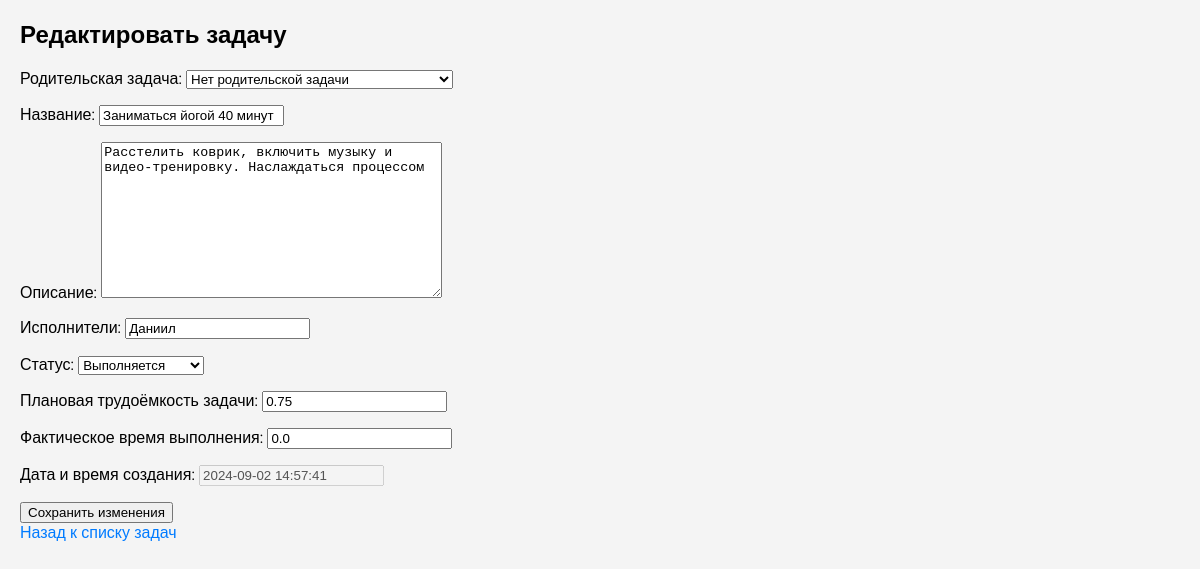
The app's page /tasks/17/edit/, older data.
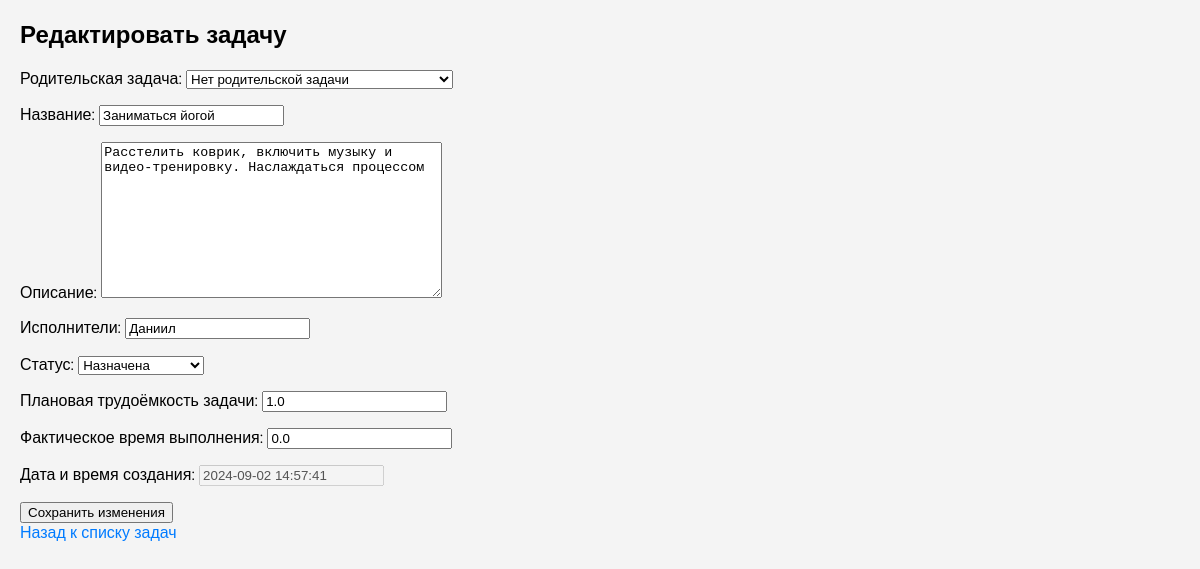
The same page, newer data.
### tasks/models.py (models this page shows, shortened)
class Task(models.Model):
    STATUS_CHOICES = [
        ("assigned", "Назначена"),
        ("in_progress", "Выполняется"),
        ("paused", "Приостановлена"),
        ("completed", "Завершена"),
    ]
    name: str = models.CharField(max_length=255)  # Название
    description: str = models.TextField(blank=True)  # Описание
    performers: str = models.CharField(max_length=255, blank=True)  # Список исполнителей в виде строки
    created_at: timezone.datetime = models.DateTimeField(default=timezone.now)  # Дата и время создания
    status: str = models.CharField(max_length=50, choices=STATUS_CHOICES, default="assigned")  # Статус
    planned_effort: float = models.FloatField(default=0.0)  # Плановое время выполнения
    actual_effort: float = models.FloatField(default=0.0)  # Фактическое время
    completed_at: Optional[timezone.datetime] = models.DateTimeField(null=True, blank=True)  # Дата завершения (опционально)
    parent: Optional["Task"] = models.ForeignKey(
        "self", related_name="subtasks", on_delete=models.CASCADE, null=True, blank=True
    )  # Ссылка на родительскую задачу, если это подзадача
    @property
    def total_actual_effort(self) -> float:
        return self.calculate_efforts()['total_actual_effort']

### tasks/views.py (the view)
# urls.py: path('<int:pk>/edit/', TaskUpdateView.as_view(), name='edit_task'),
class TaskUpdateView(UpdateView):
    model = Task
    form_class = TaskForm
    template_name = 'tasks/edit_task.html'
    success_url = reverse_lazy('task_list')

### tasks/forms.py
class TaskForm(forms.ModelForm):
    class Meta:
        model = Task
        fields = ['parent', 'name', 'description', 'performers', 'status', 'planned_effort', 'actual_effort', 'created_at']
        labels = {
            'parent': 'Родительская задача',
            'name': 'Название',
            'description': 'Описание',
            'performers': 'Исполнители',
            'status': 'Статус',
            'planned_effort': 'Плановая трудоёмкость задачи',
            'actual_effort': 'Фактическое время выполнения',
            'created_at': 'Дата и время создания',
        }
    def __init__(self, *args, **kwargs):
        super().__init__(*args, **kwargs)
        self.fields['parent'].widget = forms.Select(
            choices=[(None, 'Нет родительской задачи')] + [(task.id, task.name) for task in Task.objects.all()]
        )
        self.fields['created_at'].disabled = True

### tasks/templates/tasks/edit_task.html (shortened to what this page needs)
{% extends "base.html" %}
{% block content %}
    <h2>Редактировать задачу</h2>
    <form method="post">
        {{ form.as_p }}
        <button type="submit">Сохранить изменения</button>
    </form>
    <a href="{% url 'task_list' %}">Назад к списку задач</a>
{% endblock %}

### templates/base.html (shortened to what this page needs)
{% load static %}
<!DOCTYPE html>
<html lang="en">
<head>
    <link rel="stylesheet" type="text/css" href="{% static 'styles.css' %}">
    <link rel="stylesheet" href="https://cdnjs.cloudflare.com/ajax/libs/font-awesome/6.0.0-beta3/css/all.min.css">
</head>
<body>
    {% block content %}{% endblock %}
</html>

### static/styles.css (style rules this page uses)
body { font-family: 'Montserrat', sans-serif; margin: 20px; background-color: #f4f4f4; }
a { text-decoration: none; color: #007bff; font-family: 'Montserrat', sans-serif; }

Row changes from the older to the newer data that the page shows:
changed Task "Нет родительской задачи": name "Заниматься йогой 40 минут" → "Заниматься йогой"; status "Выполняется" → "Назначена"; planned_effort "0.75" → "1.0"
